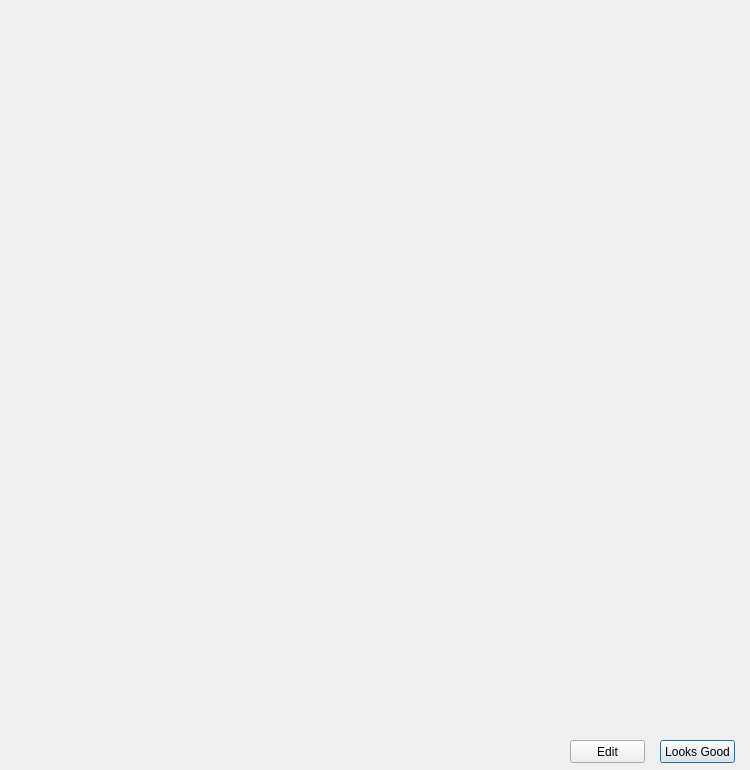
<?xml version="1.0" encoding="UTF-8"?>
<ui version="4.0">
 <class>Dialog</class>
 <widget class="QDialog" name="Dialog">
  <property name="geometry">
   <rect>
    <x>0</x>
    <y>0</y>
    <width>750</width>
    <height>770</height>
   </rect>
  </property>
  <property name="windowTitle">
   <string>Sample QR</string>
  </property>
  <widget class="QPushButton" name="looksgoodbtn">
   <property name="geometry">
    <rect>
     <x>660</x>
     <y>740</y>
     <width>75</width>
     <height>23</height>
    </rect>
   </property>
   <property name="text">
    <string>Looks Good</string>
   </property>
  </widget>
  <widget class="QPushButton" name="editbtn">
   <property name="geometry">
    <rect>
     <x>570</x>
     <y>740</y>
     <width>75</width>
     <height>23</height>
    </rect>
   </property>
   <property name="text">
    <string>Edit</string>
   </property>
  </widget>
  <widget class="QLabel" name="qrdisplay">
   <property name="geometry">
    <rect>
     <x>10</x>
     <y>10</y>
     <width>720</width>
     <height>720</height>
    </rect>
   </property>
   <property name="minimumSize">
    <size>
     <width>720</width>
     <height>720</height>
    </size>
   </property>
   <property name="maximumSize">
    <size>
     <width>720</width>
     <height>720</height>
    </size>
   </property>
   <property name="text">
    <string/>
   </property>
   <property name="alignment">
    <set>Qt::AlignCenter</set>
   </property>
  </widget>
 </widget>
 <resources/>
 <connections/>
</ui>
